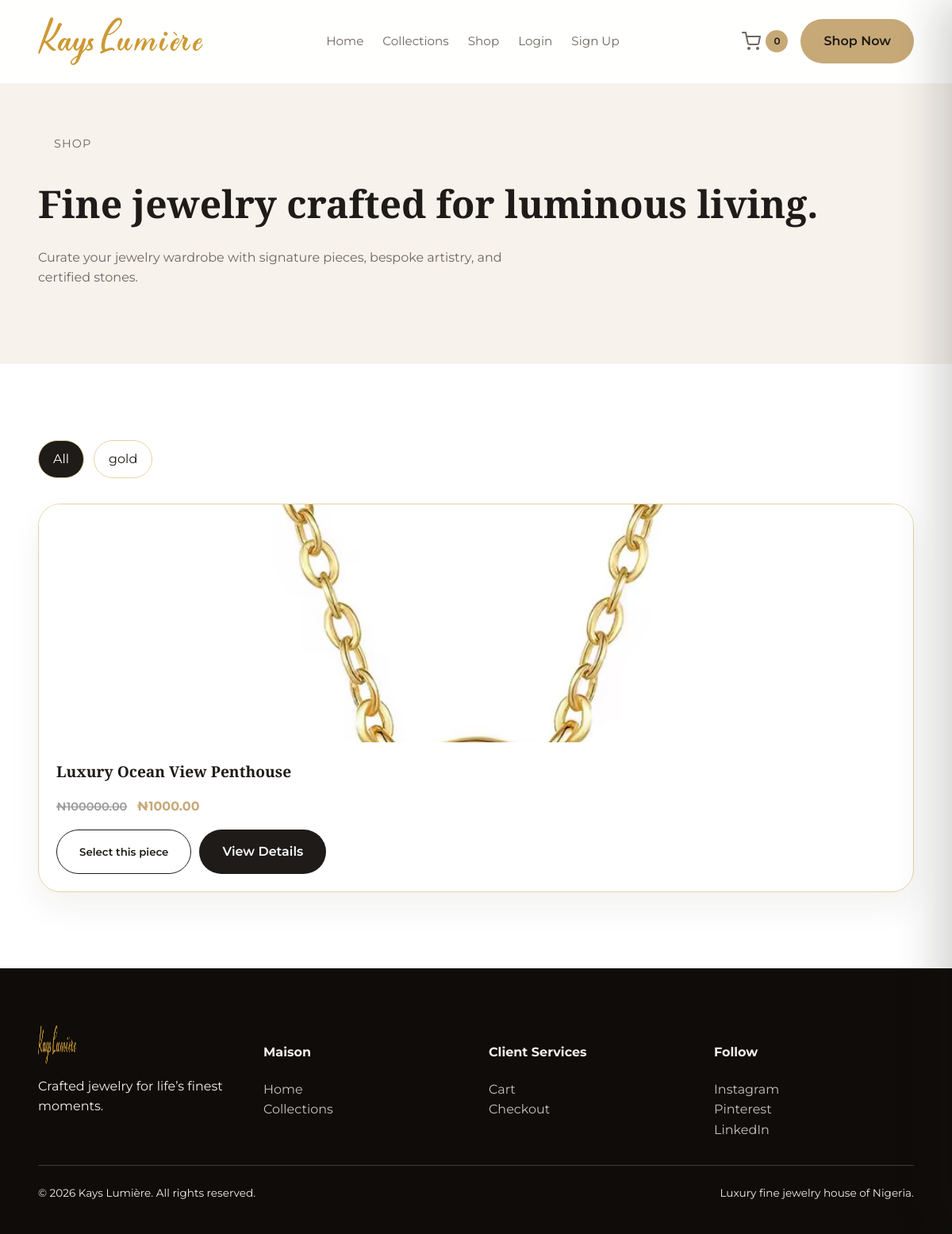
The app's page /shop/ with its own data.
### store/models.py (models this page shows, shortened)
class Category(models.Model):
    name = models.CharField(max_length=100)
    slug = models.SlugField(unique=True)
    description = models.TextField(blank=True, null=True)
    class Meta:
        verbose_name_plural = "Categories"

class Product(models.Model):
    name = models.CharField(max_length=200)
    slug = models.SlugField(unique=True, blank=True)
    description = models.TextField()
    price = models.DecimalField(max_digits=10, decimal_places=2)
    discount_price = models.DecimalField(max_digits=10, decimal_places=2, blank=True, null=True)
    category = models.ForeignKey(Category, on_delete=models.SET_NULL, null=True, related_name='products')
    collection = models.ForeignKey(Collection, on_delete=models.SET_NULL, null=True, blank=True, related_name='products')
    stock_quantity = models.PositiveIntegerField(default=0)
    image = models.ImageField(upload_to='products/')
    is_featured = models.BooleanField(default=False)
    recommended_products = models.ManyToManyField('self', blank=True, symmetrical=False, related_name='recommended_by')
    created_at = models.DateTimeField(auto_now_add=True)

### store/views.py (the view)
# urls.py: path('', views.shop_view, name='shop'),
def shop_view(request):
    products = Product.objects.all()
    categories = Category.objects.all()
    category_slug = request.GET.get('category')
    if category_slug:
        products = products.filter(category__slug=category_slug)
    return render(request, 'shop.html', {
        'products': products,
        'categories': categories
    })

### orders/context_processors.py (called while the page is built)
def cart_count(request):
    if request.user.is_authenticated:
        try:
            cart = Cart.objects.get(user=request.user)
            return {'cart_item_count': cart.items.count()}
        except Cart.DoesNotExist:
            return {'cart_item_count': 0}
    return {'cart_item_count': 0}

### templates/shop.html (shortened to what this page needs)
{% extends 'base.html' %}
{% load static %}
{% block content %}
    <section class="page-hero">
      <div class="container editorial-animate">
        <span class="pill">Shop</span>
        <h1>Fine jewelry crafted for luminous living.</h1>
        <p class="section-subtitle">
          Curate your jewelry wardrobe with signature pieces, bespoke artistry, and
          certified stones.
        </p>
      </div>
    </section>
    <section class="section fade-in">
      <div class="container">
        <div class="filter-bar" aria-label="Product filters">
          <a href="{% url 'shop' %}" class="filter-btn {% if not request.GET.category %}active{% endif %}">All</a>
          {% for cat in categories %}
          <a href="{% url 'shop' %}?category={{ cat.slug }}" class="filter-btn {% if request.GET.category == cat.slug %}active{% endif %}">{{ cat.name }}</a>
          {% endfor %}
        </div>
        <div class="grid grid-3">
          {% for product in products %}
          <article class="card product-card" data-category="{{ product.category.slug }}">
            <img
              src="{{ product.image.url }}"
              alt="{{ product.name }}"
              loading="lazy"
              data-lightbox-trigger
              style="width: 100%; height: 300px; object-fit: cover;"
            />
            <div class="product-info">
              <h3 class="product-title">{{ product.name }}</h3>
              {% if product.discount_price and product.discount_price < product.price %}
              <p class="price">
                <span style="text-decoration: line-through; color: #999; margin-right: 8px; font-size: 0.9em;">₦{{ product.price }}</span>
                <span style="color: var(--gold); font-weight: bold;">₦{{ product.discount_price }}</span>
              </p>
              {% else %}
              <p class="price">₦{{ product.price }}</p>
              {% endif %}
              <div style="display: flex; gap: 10px; flex-wrap: wrap">
                <button class="btn btn-outline" onclick="addToCart({{ product.id }})">
                  Select this piece
                </button>
                <a class="btn" href="{% url 'product_detail' product.slug %}">View Details</a>
              </div>
            </div>
          </article>
          {% empty %}
          <p>No products found in this category.</p>
          {% endfor %}
        </div>
      </div>
    </section>
{% endblock %}

### static/css/style.css (style rules this page uses)
:root { --bg: #ffffff; --ivory: #f7f2ec; --champagne: #e7d8c8; --gold: #c7a978; --gold-subtle: #E6D3A3; --ink: #1e1b18; --muted: #6f6660; --border: #E6D3A3; --shadow: 0 24px 60px rgba(30, 27, 24, 0.12); --radius: 28px; --transition: 0.4s ease; }
* { box-sizing: border-box; }
html { scroll-behavior: smooth; }
body { margin: 0; font-family: "Montserrat", sans-serif; background: var(--bg); color: var(--ink); line-height: 1.6; }
img { max-width: 100%; display: block; }
a { color: inherit; text-decoration: none; }
button, input, textarea, select { font-family: inherit; }
.container { width: min(1200px, 92%); margin: 0 auto; }
.section { padding: 96px 0; }
.section-subtitle { color: var(--muted); max-width: 640px; }
.pill { display: inline-flex; align-items: center; gap: 10px; padding: 10px 20px; border-radius: 999px; background: var(--ivory); color: var(--muted); font-size: 0.9rem; letter-spacing: 0.08em; text-transform: uppercase; }
.btn { display: inline-flex; align-items: center; gap: 10px; padding: 14px 28px; border-radius: 999px; border: 1px solid transparent; background: var(--ink); color: #fff; font-weight: 600; transition: transform var(--transition), box-shadow var(--transition), background var(--transition); }
.btn-outline { background: transparent; border-color: var(--ink); color: var(--ink); }
.grid { display: grid; gap: 28px; }
.grid-3 { grid-template-columns: repeat(auto-fit, minmax(240px, 1fr)); }
.card { background: #fff; border: 1px solid var(--border); border-radius: var(--radius); padding: 28px; box-shadow: 0 20px 40px rgba(30, 27, 24, 0.06); transition: transform var(--transition), box-shadow var(--transition); }
.product-card { overflow: hidden; padding: 0; }
.product-card img { transition: transform var(--transition); aspect-ratio: 4 / 5; object-fit: cover; }
.product-info { padding: 22px; }
.product-title { font-family: "Playfair Display", serif; margin: 0 0 8px; font-size: 1.2rem; }
.price { font-weight: 600; }
.editorial-animate { opacity: 0; transform: translateY(16px); animation: editorial-fade 0.9s ease forwards; }
.page-hero { padding: 160px 0 80px; background: var(--ivory); }
.page-hero h1 { font-family: "Playfair Display", serif; font-size: clamp(2.4rem, 4vw, 3.6rem); margin: 16px 0 12px; }
.filter-bar { display: flex; gap: 12px; flex-wrap: wrap; margin-bottom: 32px; }
.filter-btn { border: 1px solid var(--border); padding: 10px 18px; border-radius: 999px; background: #fff; cursor: pointer; transition: background var(--transition), color var(--transition); }
.filter-btn.active, .filter-btn:hover, .filter-btn:focus-visible { background: var(--ink); color: #fff; }
.fade-in { opacity: 0; transform: translateY(20px); transition: opacity 0.8s ease, transform 0.8s ease; }
.fade-in.visible { opacity: 1; transform: translateY(0); }

### records on screen
Category: name "gold"
Product: image (picture), name "Luxury Ocean View Penthouse", price "100000.00", discount_price "1000.00"

### other values on screen
{{ cart_item_count|default:"0" }} "0"
